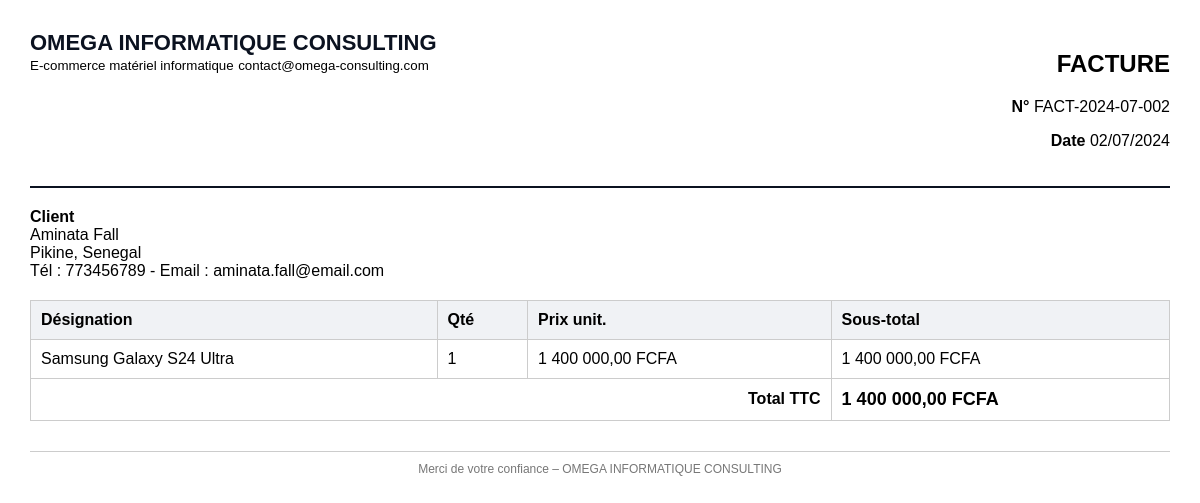
/factures/imprimer.php?id=2 (signed in), run on the app's committed database.
### tables this page shows
CREATE TABLE `factures` (
  `id` int(11) NOT NULL AUTO_INCREMENT,
  `numero` varchar(30) NOT NULL,
  `id_client` int(11) NOT NULL,
  `date_facture` date NOT NULL,
  `statut` enum('brouillon','payee','impayee','annulee') NOT NULL DEFAULT 'impayee',
  `total` decimal(12,2) NOT NULL DEFAULT 0.00,
  `date_creation` datetime DEFAULT current_timestamp(),
  `tva` decimal(5,2) DEFAULT 0.00,
  `montant_tva` decimal(12,2) DEFAULT 0.00,
  PRIMARY KEY (`id`),
  UNIQUE KEY `numero` (`numero`),
  KEY `id_client` (`id_client`),
  CONSTRAINT `factures_ibfk_1` FOREIGN KEY (`id_client`) REFERENCES `clients` (`id`) ON DELETE CASCADE
);

CREATE TABLE `clients` (
  `id` int(11) NOT NULL AUTO_INCREMENT,
  `nom` varchar(100) NOT NULL,
  `prenom` varchar(100) DEFAULT NULL,
  `email` varchar(150) DEFAULT NULL,
  `telephone` varchar(30) DEFAULT NULL,
  `adresse` varchar(255) DEFAULT NULL,
  `ville` varchar(100) DEFAULT NULL,
  `date_creation` datetime DEFAULT current_timestamp(),
  PRIMARY KEY (`id`)
);

CREATE TABLE `facture_lignes` (
  `id` int(11) NOT NULL AUTO_INCREMENT,
  `id_facture` int(11) NOT NULL,
  `id_produit` int(11) DEFAULT NULL,
  `designation` varchar(200) NOT NULL,
  `quantite` int(11) NOT NULL DEFAULT 1,
  `prix_unitaire` decimal(12,2) NOT NULL DEFAULT 0.00,
  `sous_total` decimal(12,2) NOT NULL DEFAULT 0.00,
  PRIMARY KEY (`id`),
  KEY `id_facture` (`id_facture`),
  KEY `id_produit` (`id_produit`),
  CONSTRAINT `facture_lignes_ibfk_1` FOREIGN KEY (`id_facture`) REFERENCES `factures` (`id`) ON DELETE CASCADE,
  CONSTRAINT `facture_lignes_ibfk_2` FOREIGN KEY (`id_produit`) REFERENCES `produits` (`id`) ON DELETE SET NULL
);

### includes/functions.php (called while the page is built, shortened)
<?php
function clean($data) {
    return htmlspecialchars(trim($data ?? ''), ENT_QUOTES, 'UTF-8');
}
function formatPrix($v) {
    return number_format((float)$v, 2, ',', ' ') . ' FCFA';
}
function formatDate($d) {
    return (new DateTime($d))->format('d/m/Y');
}

### factures/imprimer.php (the view, shortened to what this page needs)
<?php
require_once __DIR__ . '/../config/db.php';
require_once __DIR__ . '/../includes/functions.php';
$id = (int)($_GET['id'] ?? 0);
$stmt = $pdo->prepare("
    SELECT f.*, c.nom AS client_nom, c.prenom AS client_prenom, c.adresse, c.telephone, c.email
    FROM factures f
    LEFT JOIN clients c ON c.id = f.id_client
    WHERE f.id = ?
");
$stmt->execute([$id]);
$facture = $stmt->fetch();
$lignes = $pdo->prepare('SELECT * FROM facture_lignes WHERE id_facture = ?');
$lignes->execute([$id]);
$lignes = $lignes->fetchAll();
?>
<!DOCTYPE html>
<html lang="fr">
<head>
</head>
<body>
    <div class="invoice-header">
        <div>
            <div class="company">OMEGA INFORMATIQUE CONSULTING</div>
            <small>E-commerce matériel informatique</small>
            <small>contact@omega-consulting.com</small>
        </div>
        <div style="text-align:right;">
            <h2>FACTURE</h2>
            <p><strong>N°</strong> <?= clean($facture['numero']) ?></p>
            <p><strong>Date</strong> <?= formatDate($facture['date_facture']) ?></p>
        </div>
    </div>
    <div class="client-info">
        <strong>Client</strong><br>
        <?= clean(trim($facture['client_prenom'] . ' ' . $facture['client_nom'])) ?><br>
        <?= clean($facture['adresse']) ?><br>
        Tél : <?= clean($facture['telephone']) ?> - Email : <?= clean($facture['email']) ?>
    </div>
    <table>
        <thead>
            <tr><th>Désignation</th><th>Qté</th><th>Prix unit.</th><th>Sous-total</th></tr>
        </thead>
        <tbody>
        <?php foreach ($lignes as $l): ?>
            <tr>
                <td><?= clean($l['designation']) ?></td>
                <td><?= (int)$l['quantite'] ?></td>
                <td><?= formatPrix($l['prix_unitaire']) ?></td>
                <td><?= formatPrix($l['sous_total']) ?></td>
            </tr>
        <?php endforeach; ?>
        </tbody>
        <tfoot>
            <tr><td colspan="3" style="text-align:right;font-weight:bold;">Total TTC</td><td style="font-weight:bold;font-size:18px;"><?= formatPrix($facture['total']) ?></td></tr>
        </tfoot>
    </table>
    <div class="footer">
        Merci de votre confiance – OMEGA INFORMATIQUE CONSULTING
    </div>
</body>
</html>

### factures/imprimer.php (style rules this page uses)
body { font-family: Arial, sans-serif; margin: 30px; background: #fff; }
.invoice-header { display: flex; justify-content: space-between; border-bottom: 2px solid #0b1220; padding-bottom: 20px; }
.company { font-weight: bold; font-size: 22px; color: #0b1220; }
.client-info { margin: 20px 0; }
table { width: 100%; border-collapse: collapse; margin: 20px 0; }
th, td { padding: 10px; border: 1px solid #ccc; text-align: left; }
th { background: #f0f2f5; }
.footer { margin-top: 30px; border-top: 1px solid #ccc; padding-top: 10px; text-align: center; font-size: 12px; color: #777; }

### data on the page
factures: numero "FACT-2024-07-002", date_facture "02/07/2024", id_client.nom "Aminata Fall", id_client.adresse "Pikine, Senegal", id_client.telephone "773456789", id_client.email "aminata.fall@email.com", total "1 400 000,00 FCFA"
facture_lignes: designation "Samsung Galaxy S24 Ultra", quantite "1", prix_unitaire "1 400 000,00 FCFA", sous_total "1 400 000,00 FCFA"
